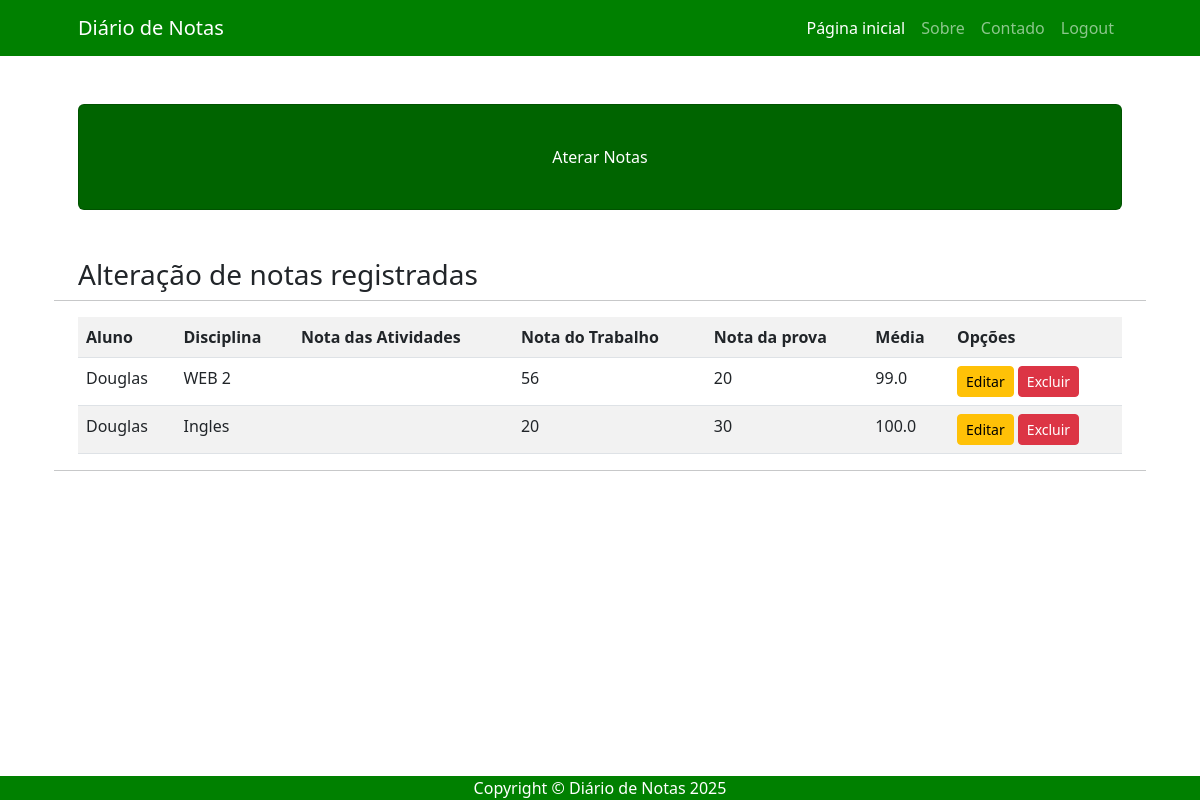
The page /alterar/ (signed in) on the database its author committed.
### usuarios/models.py (models this page shows)
class Nota(models.Model):
    nome_aluno = models.CharField(max_length = 200)
    disciplina = models.CharField(max_length = 200)
    nota_atividades = models.IntegerField(default = 0)
    nota_trabalho = models.IntegerField(default = 0)
    nota_prova = models.IntegerField(default = 0)
    media = models.FloatField(blank = True, default = 0)

### usuarios/views.py (the view)
# urls.py: path('alterar/', views.alterar, name = 'alterar'),
def alterar(request):
    if request.method == "GET":
        if request.user.is_authenticated:
            lista_notas = Nota.objects.all()
            dicionario_notas = {'lista_notas':lista_notas}
            return render(request, 'usuarios/alterar.html', dicionario_notas)
        else:
            return HttpResponse("Faça o login para acessar!")

### usuarios/templates/usuarios/alterar.html (shortened to what this page needs)
{% extends 'usuarios/base.html' %}
{% block titulo %}Aterar Notas{% endblock %}
{% block conteudo %}
<h3>Alteração de notas registradas</h3>
<hr>
<div class="table-responsive">
    <table class="table table-striped">
        <tr>
            <th>Aluno</th>
            <th>Disciplina</th>
            <th>Nota das Atividades</th>
            <th>Nota do Trabalho</th>
            <th>Nota da prova</th>
            <th>Média</th>
            <th>Opções</th>
        </tr>
        {% for campo in lista_notas %}
            <tr>
                <td>{{ user.first_name }}</td>
                <td>{{ campo.disciplina }}</td>
                <td>{{ campo.nota_atividade }}</td>
                <td>{{ campo.nota_trabalho }}</td>
                <td>{{ campo.nota_prova }}</td>
                <td>{{ campo.media }}</td>
                <td>
                    <a href="#" class="btn btn-warning btn-sm">Editar</a>
                    <a href="{% url 'excluir_verificacao' campo.pk %}" class="btn btn-danger btn-sm">Excluir</a>
                </td>
            </tr>
        {% empty %}
            <tr>
                <td colspan="7">Nenhum resgistro encontrado.</td>
            </tr>
        {% endfor %}
    </table>
</div>
<hr>
{% endblock %}

### rows shown on the page
Nota: disciplina "WEB 2", nota_trabalho "56", nota_prova "20", media "99.0"
Nota: disciplina "Ingles", nota_trabalho "20", nota_prova "30", media "100.0"

### other values the page prints
{{ user.first_name }} "Douglas"
